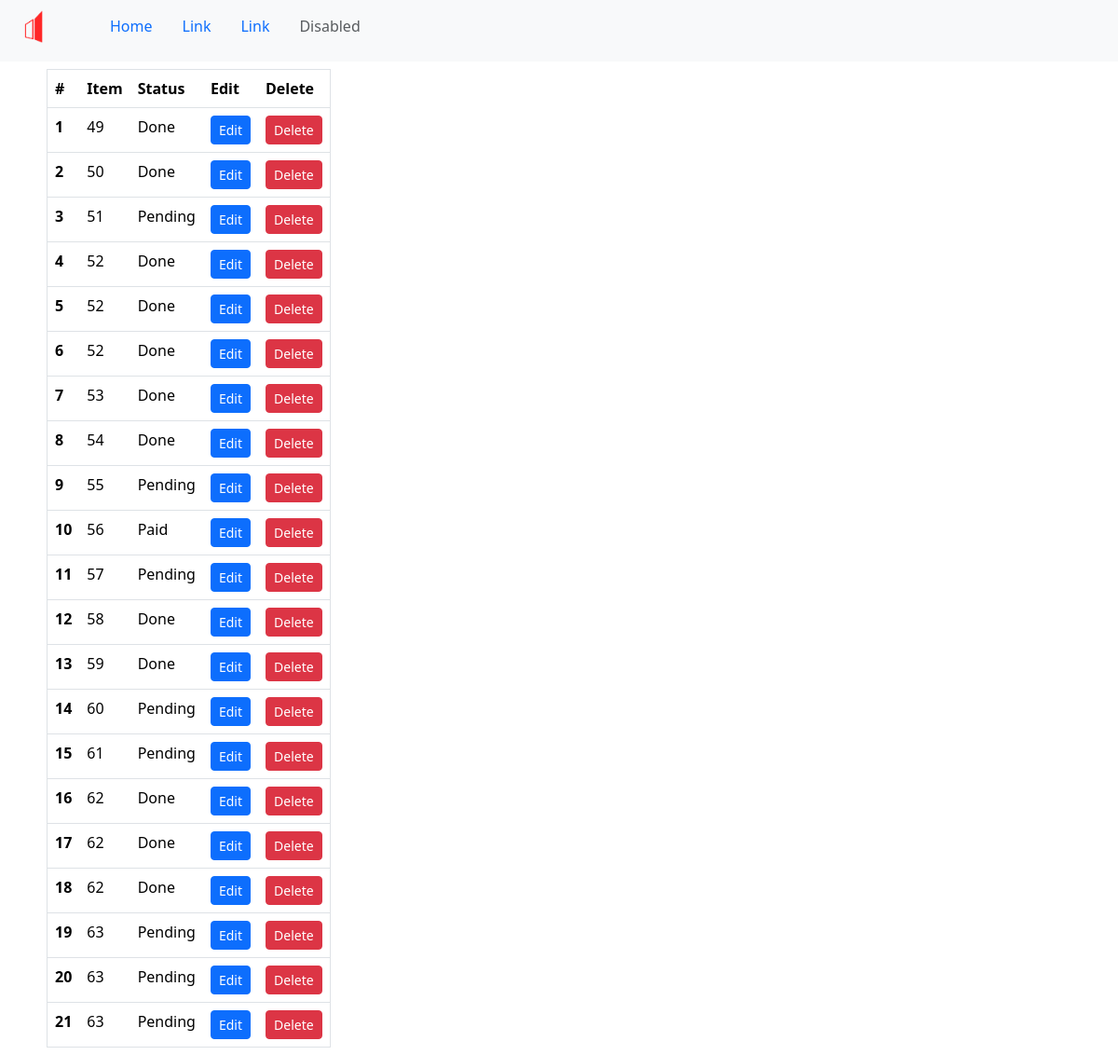
Before: / with the older database file.
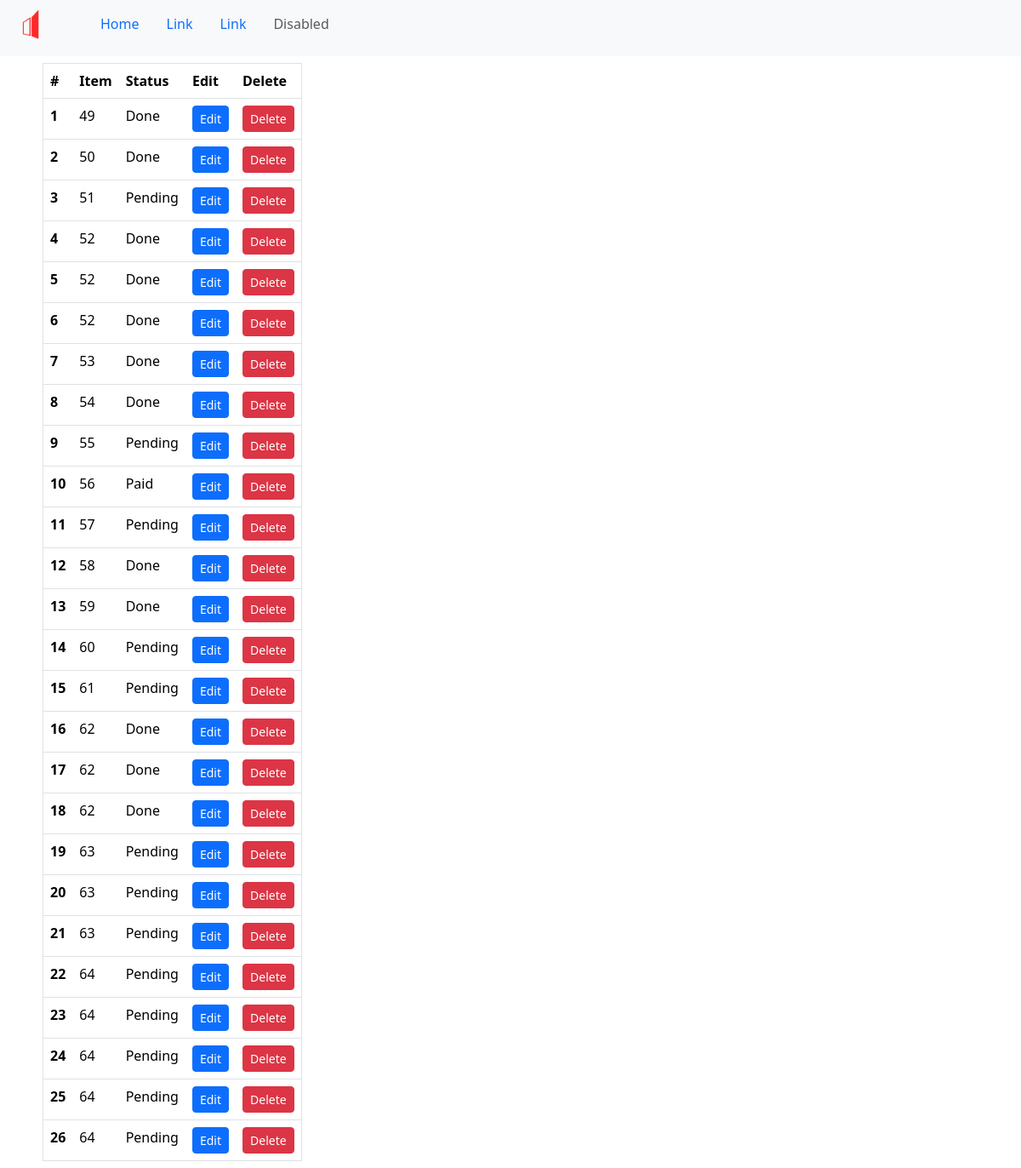
After: the same page with the newer database file.
### invoicemodule/models.py (models this page shows)
class InvoiceItem(BaseModel):
    desc =  models.CharField(max_length=250, blank=True, null=True)
    qty = models.PositiveIntegerField(db_column='quntity')
    price =  models.CharField(max_length=250, blank=True, null=True)
    invoice = models.ForeignKey(Invoice, on_delete=models.SET_NULL, null=True)

class Invoice(BaseModel):
    invoice_id = models.AutoField(primary_key=True)
    random_invoice_id = models.CharField(max_length=250, blank=True, null=True)
    template_name =  models.CharField(max_length=250, blank=True, null=True)
    date = models.DateField(auto_now=True)
    user = models.ForeignKey(User,  on_delete=models.SET_NULL, null=True)
    INVOICE_STATUS = (
        ('Pending','Pending'),
        ('Paid','Paid'),
        ('Done','Done'),
    )
    status = models.CharField(max_length=255, choices=INVOICE_STATUS,  null=True)
    created_at = models.DateTimeField(default=timezone.now)
    updated_at = models.DateTimeField(auto_now=True)

### invoicemodule/views.py (the view)
# urls.py: path('', views.homepage, name="home"),
def homepage(request):
    items = InvoiceItem.objects.all()
    context = {
        'items':items,
    }
    return render(request, 'home.html', context)

### templates/home.html
{% extends "layouts/base.html" %}
{% block content %}
<div class="container">
    <table class="table border p-2 m-2" style="width:fit-content;">
        <thead>
          <tr>
            <th scope="col">#</th>
            <th scope="col">Item</th>
            <th scope="col">Status</th>
            <th scope="col">Edit</th>
            <th scope="col">Delete</th>
          </tr>
        </thead>
        <tbody>
            {% for item in items  %}
          <tr>
            <th scope="row">{{forloop.counter}}</th>
            <td>{{item.invoice.pk}}</td>
            <td>{{item.invoice.status}}</td>
            <td><a href="" class=" btn btn-primary btn-sm">Edit</a></td>
            <td><a href="{% url "invoicemodule:delete_item" item.invoice.pk %}" class=" btn btn-danger btn-sm">Delete</a></td>
          </tr>
          {% endfor %}
        </tbody>
      </table>
</div>
{% endblock content %}

### templates/layouts/base.html (shortened to what this page needs)
<!doctype html>
<html lang="en">
  <head>
    <link href="https://cdn.jsdelivr.net/npm/bootstrap@5.3.3/dist/css/bootstrap.min.css" rel="stylesheet">
</head>
  <body>
    {% include "layouts/navbar.html" %}
    {% block content %}
    {% endblock content %}
</body>
</html>

### templates/layouts/navbar.html (shortened to what this page needs)
{% load static %}
<nav class="navbar bg-body-tertiary ">
    <div class="container-fluid">
      <div class="row">
        <div class="col">
            <a class="navbar-brand" href="#">
                <img width="50px" height="50px" src="{% static 'logo/bezt_bills_initial logo1.png' %}">
              </a>
        </div>
        <div class="col-md-auto">
            <ul class="nav justify-content-end">
                <li class="nav-item">
                  <a class="nav-link active" aria-current="page" href="#">Home</a>
                </li>
                <li class="nav-item">
                  <a class="nav-link" href="#">Link</a>
                </li>
                <li class="nav-item">
                  <a class="nav-link" href="#">Link</a>
                </li>
                <li class="nav-item">
                  <a class="nav-link disabled" aria-disabled="true">Disabled</a>
                </li>
              </ul>
        </div>
      </div>
    </div>
</nav>

Changed rows visible on the page:
added InvoiceItem: invoice.pk "64", invoice.status "Pending"
added InvoiceItem: invoice.pk "64", invoice.status "Pending"
added InvoiceItem: invoice.pk "64", invoice.status "Pending"
added InvoiceItem: invoice.pk "64", invoice.status "Pending"
added InvoiceItem: invoice.pk "64", invoice.status "Pending"
